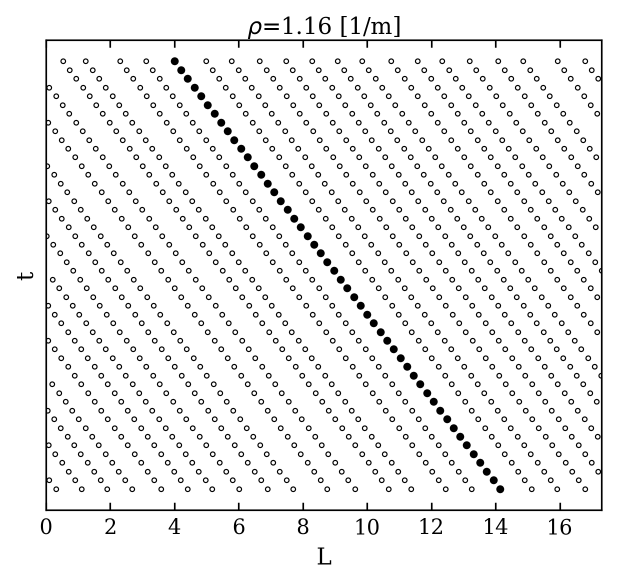
#> input picture output/fig3_time_development_rho_1.16.png, 1233 x 1169 px (shown at 1/2 size)
$ python merge_fig3_pngs.py
#> lines starting #> are read from the running program, lines starting #| are printed output that depends on the picture
from pathlib import Path
from PIL import Image


def merge_fig3_pngs(
    img1_path: str = "output/fig3_time_development_rho_1.16.png",
    img2_path: str = "output/fig3_time_development_rho_1.21.png",
    out_path: str = "output/fig3_two_panel_merged.png",
    gap: int = 25,
    outer_margin: int = 10,
) -> str:
#> called with out_path = 'output/fig3_two_panel_merged.png', gap = 25, outer_margin = 10
    img1 = Image.open(img1_path).convert("RGB")
    img2 = Image.open(img2_path).convert("RGB")
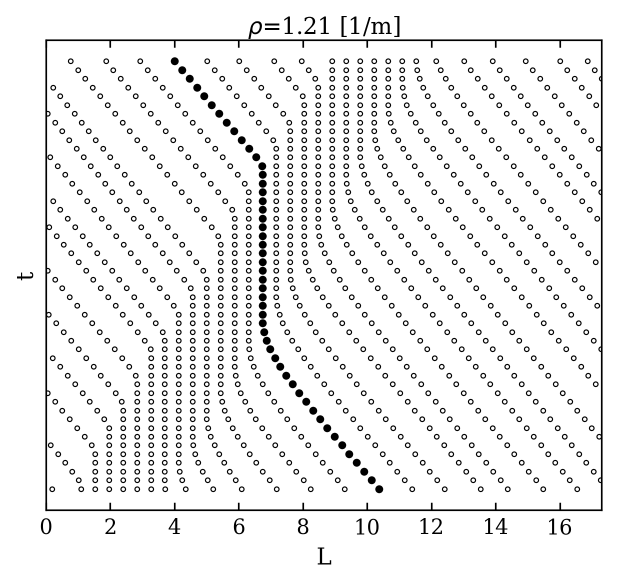
#> input picture output/fig3_time_development_rho_1.21.png, 1233 x 1169 px (shown at 1/2 size)

    # Make both images the same height
    target_height = max(img1.height, img2.height)
#> target_height = 1169

    def resize_to_height(img: Image.Image, height: int) -> Image.Image:
        if img.height == height:
            return img
        new_width = int(img.width * height / img.height)
        return img.resize((new_width, height), Image.LANCZOS)

    img1 = resize_to_height(img1, target_height)
    img2 = resize_to_height(img2, target_height)

    total_width = img1.width + img2.width + gap + 2 * outer_margin
#> total_width = 2511
    total_height = target_height + 2 * outer_margin
#> total_height = 1189

    canvas = Image.new("RGB", (total_width, total_height), "white")
#> canvas: PIL image 2511x1189 RGB; every value is 255

    x1 = outer_margin
    y1 = outer_margin

    x2 = outer_margin + img1.width + gap
#> x2 = 1268
    y2 = outer_margin

    canvas.paste(img1, (x1, y1))
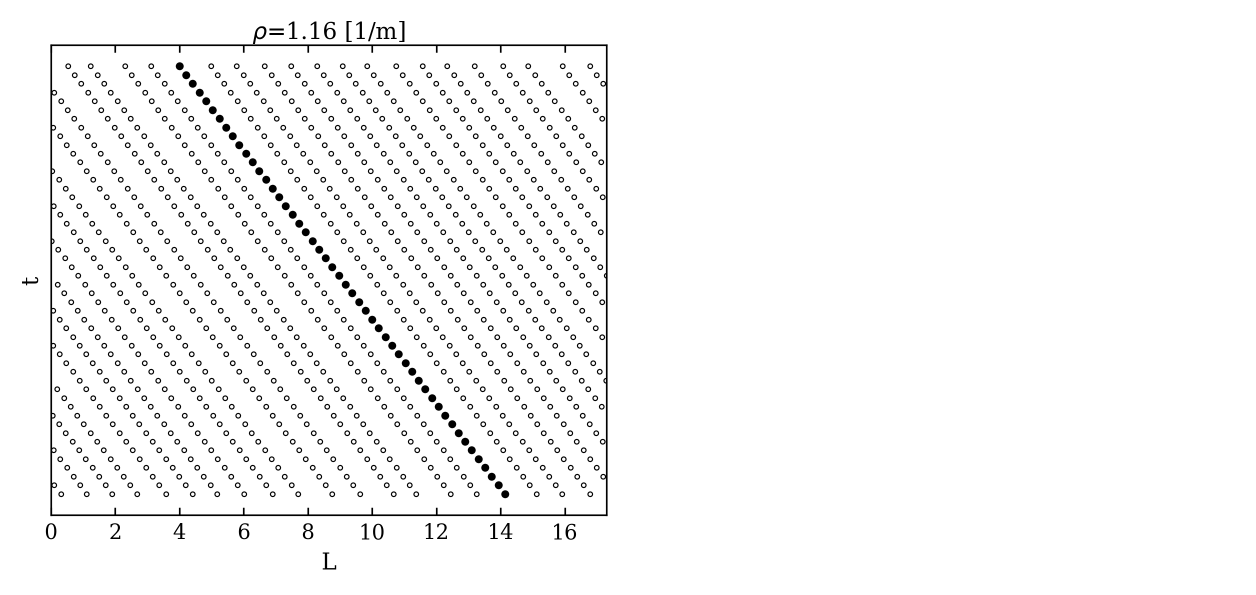
#> canvas: PIL image 2511x1189 RGB (shown at 1/2 size); min 0, max 255, mean 247.1
    canvas.paste(img2, (x2, y2))
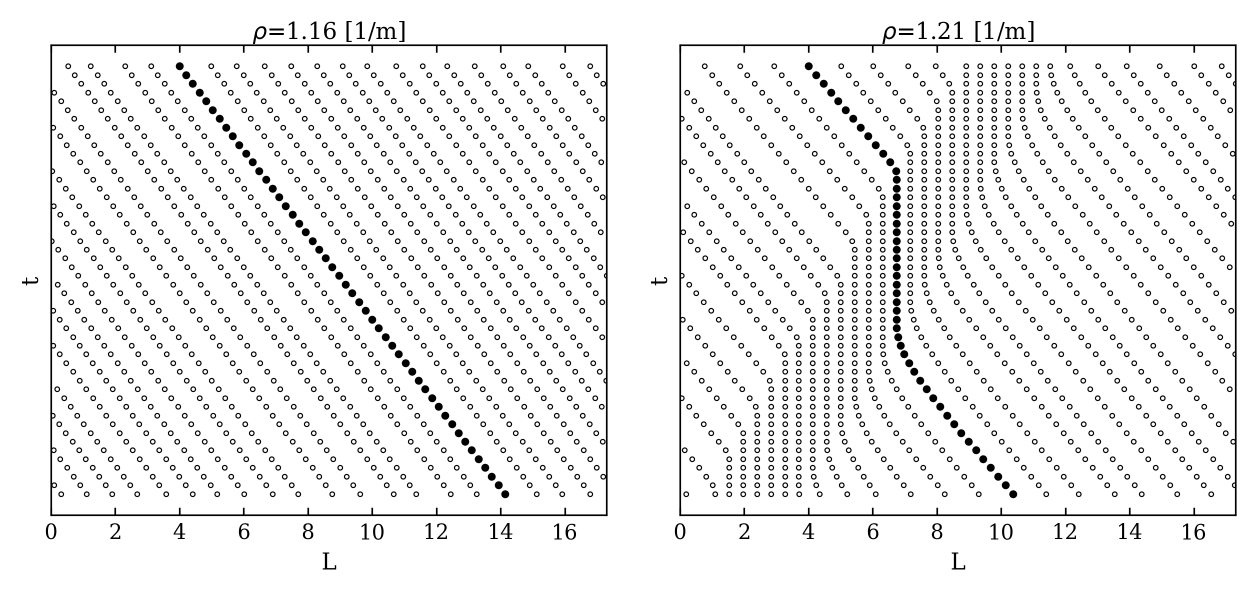
#> canvas: PIL image 2511x1189 RGB (shown at 1/2 size); min 0, max 255, mean 238.9

    out_file = Path(out_path)
    out_file.parent.mkdir(parents=True, exist_ok=True)
    canvas.save(out_file)

    return str(out_file)


if __name__ == "__main__":
    saved = merge_fig3_pngs()
    print("Saved merged figure to:")
    print(saved)
